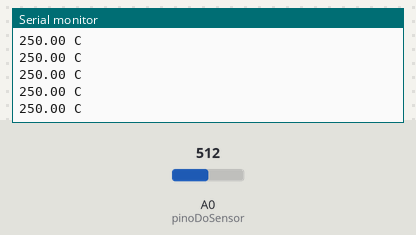
This sketch was run on a simulated Arduino Uno, built with avr-gcc and run on an emulated ATmega328P. Shown: the last lines printed to the serial monitor. The test bench sets the inputs (shaded band); at power-on: A0 (pinoDoSensor) = 512.

Above: at 1.2 s.
1.3 s: A0 (pinoDoSensor) set to 223
At 2.3 s:
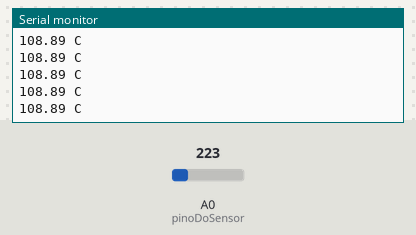
4.3 s: A0 (pinoDoSensor) set to 189
At 5.4 s:
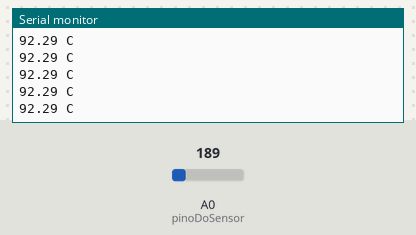
Timing chart, 0 to 7.3 s (numbered marks = the images above; inputs shaded):
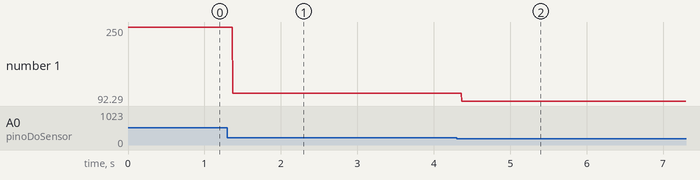

Measured:
- after the input at 1.3 s, the serial monitor: prints a new line after 0.07 s (image 1)
- after the input at 4.3 s, the serial monitor: prints a new line after 0.07 s (image 2)
- plotted number 1: 250 → 108.89 after the input at 1.3 s, 108.89 → 92.29 after the input at 4.3 s

The sketch:

temperatura.ino
```cpp
int pinoDoSensor = A0;

void setup() {
  Serial.begin(9600);
}


void loop() {

  float mV_por_divisao = 5.00 / 1024.00;
  int saida_do_ad = analogRead( pinoDoSensor );
  float temperatura = saida_do_ad * mV_por_divisao / 0.010;
  Serial.print( temperatura );
  Serial.println(" C");
}
```
